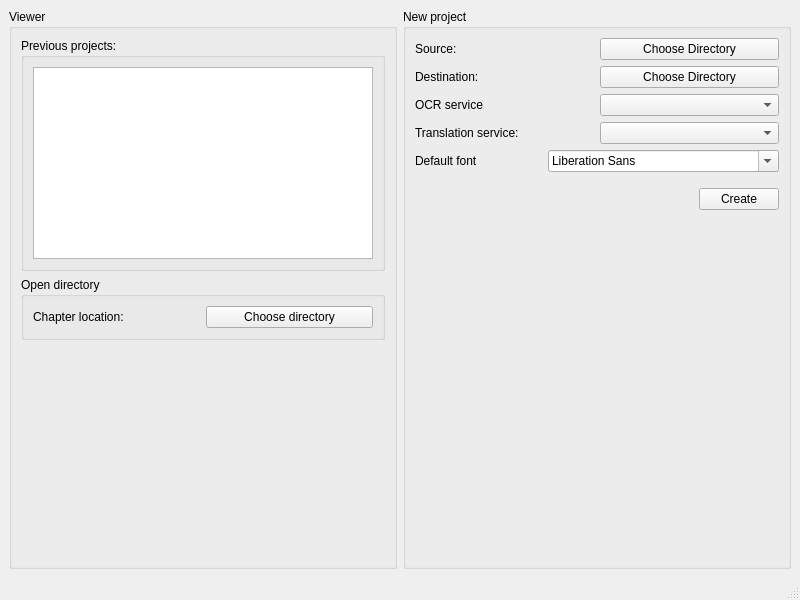
<?xml version="1.0" encoding="UTF-8"?>
<ui version="4.0">
 <class>MainWindow</class>
 <widget class="QMainWindow" name="MainWindow">
  <property name="geometry">
   <rect>
    <x>0</x>
    <y>0</y>
    <width>800</width>
    <height>600</height>
   </rect>
  </property>
  <property name="windowTitle">
   <string>Comic Translator</string>
  </property>
  <widget class="QWidget" name="centralwidget">
   <layout class="QHBoxLayout" name="horizontalLayout_2">
    <item>
     <layout class="QVBoxLayout" name="verticalLayout">
      <item>
       <widget class="QGroupBox" name="groupBox">
        <property name="title">
         <string>Viewer</string>
        </property>
        <layout class="QVBoxLayout" name="verticalLayout_4">
         <item>
          <layout class="QVBoxLayout" name="verticalLayout_3">
           <item>
            <widget class="QGroupBox" name="groupBox_2">
             <property name="title">
              <string>Previous projects:</string>
             </property>
             <layout class="QVBoxLayout" name="verticalLayout_6">
              <item>
               <widget class="QListView" name="listView"/>
              </item>
             </layout>
            </widget>
           </item>
          </layout>
         </item>
         <item>
          <widget class="QGroupBox" name="groupBox_4">
           <property name="title">
            <string>Open directory</string>
           </property>
           <layout class="QHBoxLayout" name="horizontalLayout_8">
            <item>
             <widget class="QLabel" name="label_6">
              <property name="text">
               <string>Chapter location:</string>
              </property>
             </widget>
            </item>
            <item>
             <widget class="QPushButton" name="chapterViewerOpenButton">
              <property name="text">
               <string>Choose directory</string>
              </property>
             </widget>
            </item>
           </layout>
          </widget>
         </item>
         <item>
          <spacer name="verticalSpacer_2">
           <property name="orientation">
            <enum>Qt::Vertical</enum>
           </property>
           <property name="sizeHint" stdset="0">
            <size>
             <width>20</width>
             <height>40</height>
            </size>
           </property>
          </spacer>
         </item>
        </layout>
       </widget>
      </item>
     </layout>
    </item>
    <item>
     <layout class="QVBoxLayout" name="verticalLayout_2">
      <item>
       <widget class="QGroupBox" name="groupBox_3">
        <property name="title">
         <string>New project</string>
        </property>
        <layout class="QVBoxLayout" name="verticalLayout_8">
         <item>
          <layout class="QVBoxLayout" name="verticalLayout_7">
           <item>
            <layout class="QHBoxLayout" name="horizontalLayout">
             <item>
              <widget class="QLabel" name="label">
               <property name="text">
                <string>Source:</string>
               </property>
              </widget>
             </item>
             <item>
              <widget class="QPushButton" name="pushButton_2">
               <property name="text">
                <string>Choose Directory</string>
               </property>
              </widget>
             </item>
            </layout>
           </item>
          </layout>
         </item>
         <item>
          <layout class="QHBoxLayout" name="horizontalLayout_3">
           <item>
            <widget class="QLabel" name="label_2">
             <property name="text">
              <string>Destination:</string>
             </property>
            </widget>
           </item>
           <item>
            <widget class="QPushButton" name="pushButton_3">
             <property name="text">
              <string>Choose Directory</string>
             </property>
            </widget>
           </item>
          </layout>
         </item>
         <item>
          <layout class="QHBoxLayout" name="horizontalLayout_4">
           <item>
            <widget class="QLabel" name="label_3">
             <property name="text">
              <string>OCR service</string>
             </property>
            </widget>
           </item>
           <item>
            <widget class="QComboBox" name="comboBox"/>
           </item>
          </layout>
         </item>
         <item>
          <layout class="QHBoxLayout" name="horizontalLayout_6">
           <property name="topMargin">
            <number>0</number>
           </property>
           <item>
            <widget class="QLabel" name="label_5">
             <property name="text">
              <string>Translation service:</string>
             </property>
            </widget>
           </item>
           <item>
            <widget class="QComboBox" name="comboBox_2"/>
           </item>
          </layout>
         </item>
         <item>
          <layout class="QHBoxLayout" name="horizontalLayout_5">
           <item>
            <widget class="QLabel" name="label_4">
             <property name="text">
              <string>Default font</string>
             </property>
            </widget>
           </item>
           <item>
            <widget class="QFontComboBox" name="fontComboBox"/>
           </item>
          </layout>
         </item>
         <item>
          <layout class="QHBoxLayout" name="horizontalLayout_7">
           <property name="topMargin">
            <number>10</number>
           </property>
           <item>
            <spacer name="horizontalSpacer">
             <property name="orientation">
              <enum>Qt::Horizontal</enum>
             </property>
             <property name="sizeHint" stdset="0">
              <size>
               <width>40</width>
               <height>20</height>
              </size>
             </property>
            </spacer>
           </item>
           <item>
            <widget class="QPushButton" name="pushButton_4">
             <property name="text">
              <string>Create</string>
             </property>
            </widget>
           </item>
          </layout>
         </item>
         <item>
          <spacer name="verticalSpacer">
           <property name="orientation">
            <enum>Qt::Vertical</enum>
           </property>
           <property name="sizeHint" stdset="0">
            <size>
             <width>20</width>
             <height>40</height>
            </size>
           </property>
          </spacer>
         </item>
        </layout>
       </widget>
      </item>
     </layout>
    </item>
   </layout>
  </widget>
  <widget class="QStatusBar" name="statusbar"/>
 </widget>
 <resources/>
 <connections/>
</ui>
